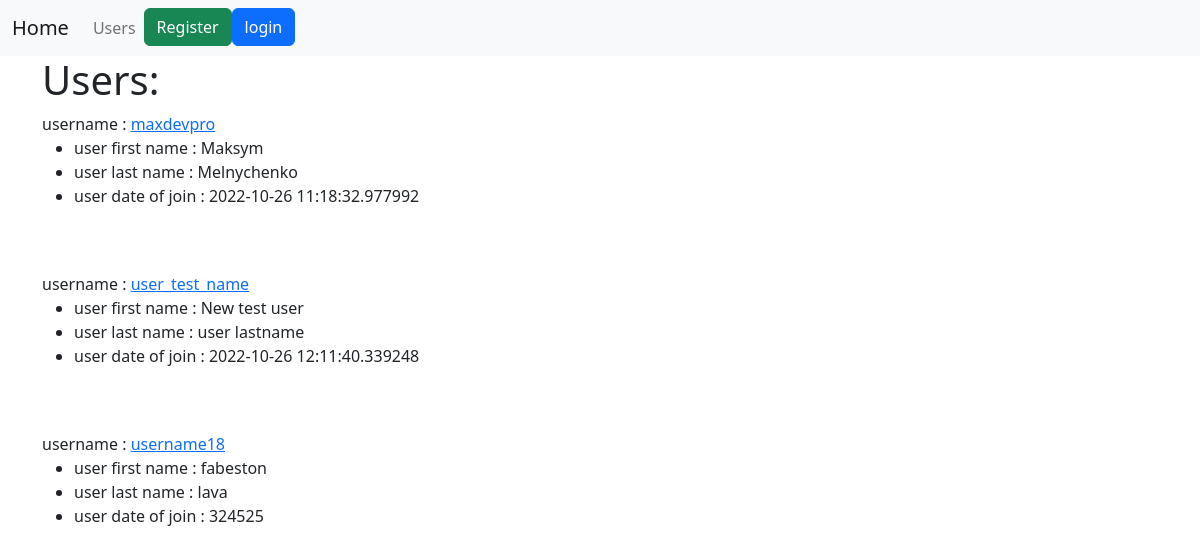
The app's page /user_list, older data.
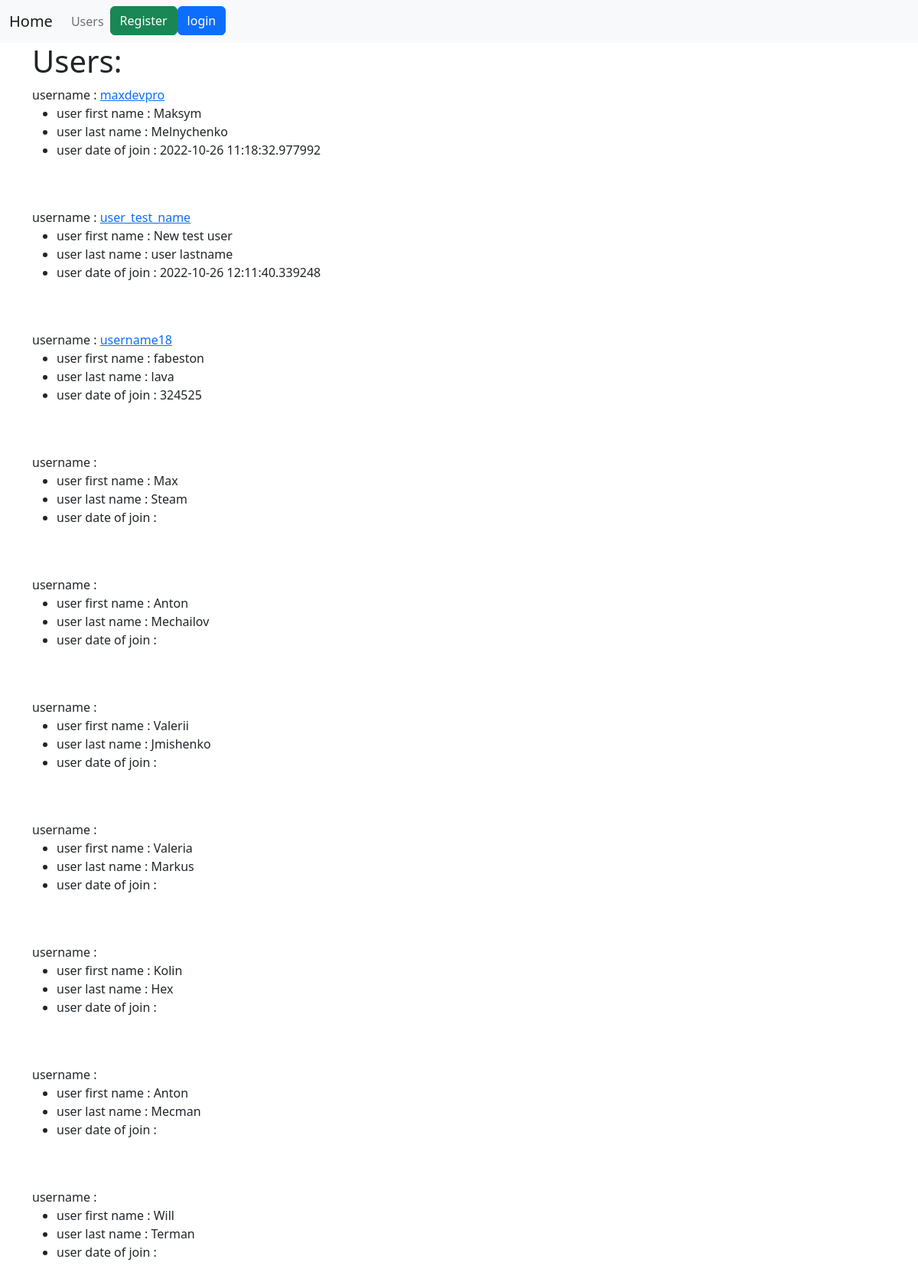
The same page, newer data.
### user_data/models.py (models this page shows, shortened)
class Users(models.Model):
    first_name = models.CharField('User first Name', max_length=120)
    last_name = models.CharField('User last Name', max_length=120)
    username = models.CharField('Username', max_length=120, blank=True)
    password = models.CharField('User password', max_length=20, blank=True)
    date_of_join = models.CharField(max_length=100)
    file_input = models.FileField(null=True)
    class Meta:
        db_table = "user_data_users"

### user_data/views.py (the view)
# urls.py: path('user_list', user_list, name='user_list'),
def user_list(request):
    users = Users.objects.all()
    context = {'users': users}
    return render(request, 'user_data/users.html', context)

### user_data/templates/user_data/users.html (shortened to what this page needs)
{% extends 'user_data/main.html' %}
{% block content %}
<h1>Users: </h1>
    {% for user_data in users %}
        username : <a href="{% url 'user_detail' user.id %}">{{ user_data.username }}</a>
        <ul>
            <li>
                user first name : {{ user_data.first_name }}
            </li>
            <li>
                user last name : {{ user_data.last_name }}
            </li>
            <li>
                user date of join : {{ user_data.date_of_join }}
            </li>
        </ul>
<br><br>
    {% endfor %}
{% endblock %}

### user_data/templates/user_data/main.html (shortened to what this page needs)
<!doctype html>
<html lang="en">
  <head>
    <link href="https://cdn.jsdelivr.net/npm/bootstrap@5.2.2/dist/css/bootstrap.min.css" rel="stylesheet">
  </head>
  <body>
    {% include 'user_data/navbar.html' %}
    <div class="container">
      {% block content %}
      {% endblock %}
    </div>
  </body>
</html>

### user_data/templates/user_data/navbar.html (shortened to what this page needs)
<nav class="navbar navbar-expand-lg bg-light">
  <div class="container-fluid">
    <a class="navbar-brand" href="{% url 'home' %}">Home</a>
    <div class="collapse navbar-collapse" id="navbarSupportedContent">
      <ul class="navbar-nav me-auto mb-2 mb-lg-0">
        <li class="nav-item">
          <a class="nav-link" href="{% url 'user_list'%}">Users</a>
        </li>
        {% if user.is_authenticated %}
          <li class="nav-item">
            <a class="btn btn-danger" href="{% url 'logout_user' %}">logout</a>
          </li>
        {% else %}
        <li class="nav-item">
            <a class="btn btn-success" href="{% url 'register_user' %}">Register</a>
          </li>
          <li class="nav-item">
            <a class="btn btn-primary" href="{% url 'login_user' %}">login</a>
          </li>
        {% endif %}
      </ul>
    </div>
  </div>
</nav>

Row changes from the older to the newer data that the page shows:
added Users: first_name "Max", last_name "Steam"
added Users: first_name "Anton", last_name "Mechailov"
added Users: first_name "Valerii", last_name "Jmishenko"
added Users: first_name "Valeria", last_name "Markus"
added Users: first_name "Kolin", last_name "Hex"
added Users: first_name "Anton", last_name "Mecman"
added Users: first_name "Will", last_name "Terman"
